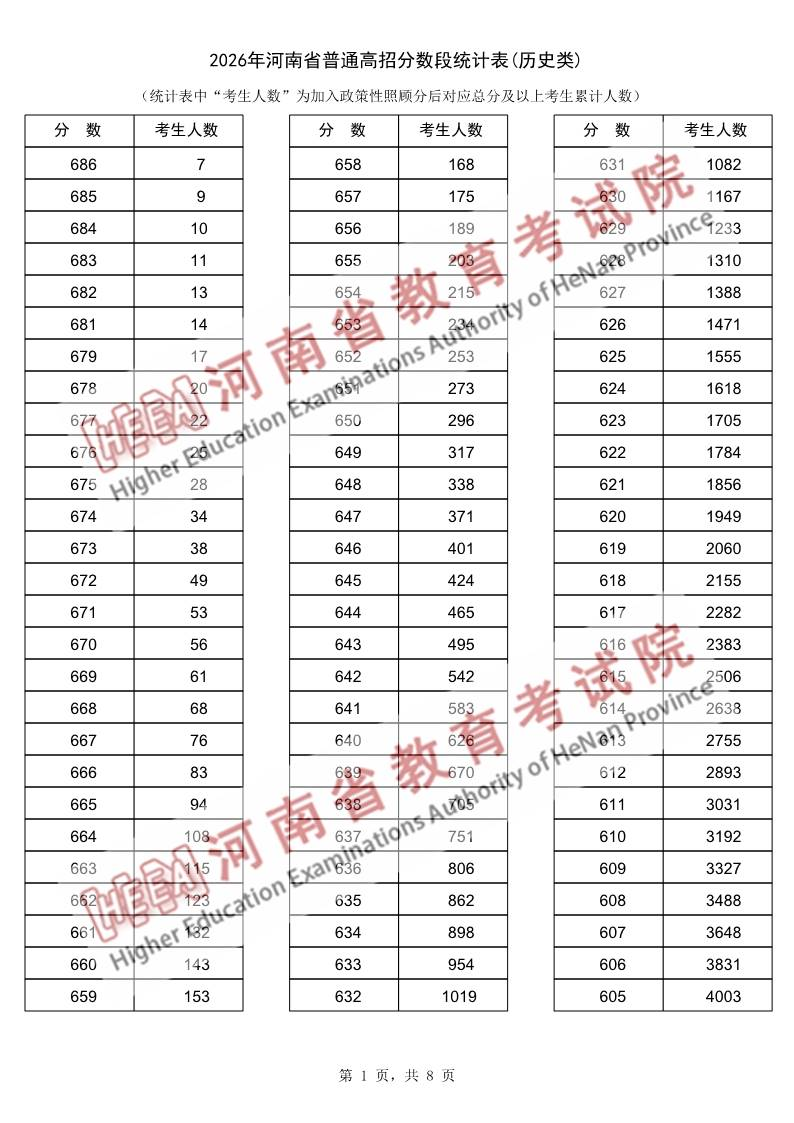
#> input picture data/samples/raw/imgs/历史类_p1.jpg, 794 x 1123 px
$ python -i parse_score_segment.py   (imports and definitions only)
#> lines starting #> are read from the running program, lines starting #| are printed output that depends on the picture; after the words box and inside, x2 and y2 are one past the last pixel; in counts of white or black regions, pixels touching at a corner belong together
# -*- coding: utf-8 -*-
"""
河南省一分一段表解析脚本（数据工程 ③ — 任务 2.2）

背景
----
河南省教育考试院的一分一段表（分数段统计表）是**扫描件 PDF**：
每页 = 一张 JPEG 图片，无文本层，必须 OCR。

数据来源
--------
- 河南省阳光高考信息平台 https://gaokao.haedu.cn/
- 附件经 /api/download_files 接口下发（纯 HTTP，无需执行 JS）
- 官方口径：「表中'考生人数'为加入政策性照顾分后对应总分及以上考生累计人数」
  → 即 score_segment.cumulative_rank

版面（图像分析确认）
--------------------
- 每页 3 栏等宽，每栏 2 列（左=分数，右=累计人数）
- 横线间距恒定 32px，每页 28 个数据行
- 竖线/横线用投影法动态检测，不写死坐标

OCR 方案
--------
- **逐格切分 + 并行 OCR**（8 线程）：168 格约 9 秒/页，约 75 秒/科
  （曾试"整栏拼接一次 OCR"，多行时 Tesseract 会漏行/并行导致错位，已弃用）
- 单元格参数：放大 4×、二值化、`--psm 7`、数字白名单
- **三重自检**：
  1) 网格锚定 —— 结果按"栏-行"位置落座，不靠顺序
  2) 分数严格递减
  3) 累计人数严格递增
  任何冲突以众数/插值修正，并记录到 warnings

运行
----
    python data/scripts/parse_score_segment.py <img_dir> --year 2026 --subject 历史类

输出
----
- data/score_segment/score_segment_<year>_<subject>.json
- data/score_segment/score_segment_<year>_<subject>.csv
"""

from __future__ import annotations

import argparse
import csv
import json
import os
import re
import subprocess
import sys
import tempfile
from concurrent.futures import ThreadPoolExecutor
from typing import Dict, List, Optional, Tuple

from PIL import Image

BASE_DIR = os.path.dirname(os.path.dirname(os.path.abspath(__file__)))
ROOT_DIR = os.path.dirname(BASE_DIR)
OUT_DIR = os.path.join(BASE_DIR, "score_segment")

SOURCE_URL = "https://gaokao.haedu.cn/501/552/2026/0625/155639.html"
SOURCE_NAME = "河南省教育考试院（经河南省阳光高考信息平台发布）"

_TESS: Optional[str] = None


def find_tesseract() -> str:
    global _TESS
    if _TESS:
        return _TESS
    for cand in (
        r"C:\Program Files\Tesseract-OCR\tesseract.exe",
        r"C:\Program Files (x86)\Tesseract-OCR\tesseract.exe",
    ):
        if os.path.exists(cand):
            _TESS = cand
            return cand
    _TESS = "tesseract"
    return _TESS


def _projections(gray: Image.Image, *, vertical: bool,
                 span: Tuple[int, int], thresh: float) -> List[int]:
    W, H = gray.size
    px = gray.load()
    if vertical:
        proj = [sum(1 for y in range(0, H, 3) if px[x, y] < 128) for x in range(W)]
    else:
        a, b = span
        proj = [sum(1 for x in range(a, b, 4) if px[x, y] < 128) for y in range(H)]
    mx = max(proj) or 1
    runs = [i for i, c in enumerate(proj) if c > thresh * mx]
    groups: List[List[int]] = []
    for i in runs:
        if groups and i - groups[-1][-1] <= 2:
            groups[-1].append(i)
        else:
            groups.append([i])
    return [int(sum(g) / len(g)) for g in groups]


def load_clean(pdf_page_img: str) -> Image.Image:
    """
    读图并**去除红色水印**，得到干净的黑白表格图。

    为什么必须去水印：
    官方 PDF 页面上覆盖了大字红色水印「河南省教育考试院」。
    直接转灰度后，红字会变成暗灰（<150），与表格数字一同被 OCR 读到，
    造成大量乱值（实测出现"分数 2""466374"这类噪声）。

    做法：在 RGB 空间判定"红显著"，把这些像素刷白。
    红色判定：R 明显大于 G 和 B。黑色数字 R≈G≈B，不会被误伤。
    """
    im = Image.open(pdf_page_img).convert("RGB")
    px = im.load()
    W, H = im.size
    for y in range(H):
        for x in range(W):
            r, g, b = px[x, y]
            # 红水印：R 高、且明显比 G/B 大
            if r > 120 and r - g > 40 and r - b > 40:
                px[x, y] = (255, 255, 255)
    return im.convert("L")


def _detect_columns(vlines: List[int]) -> List[Tuple[int, int, int]]:
    """
    根据竖线数量自适应识别栏数。
    每栏 3 条竖线（左边界 / 列分界 / 右边界）。
    最后一页可能只有 1 栏，需正常支持。
    """
    n = len(vlines) // 3
    cols = []
    for i in range(n):
        a, b, c = vlines[3 * i], vlines[3 * i + 1], vlines[3 * i + 2]
        cols.append((a, b, c))
    return cols


def _tess_once(binary_img: Image.Image) -> str:
    """对一张已二值化的图跑一次 tesseract"""
    tess = find_tesseract()
    tmp = None
    try:
        with tempfile.NamedTemporaryFile(suffix=".png", delete=False) as tf:
            tmp = tf.name
        binary_img.save(tmp)
        out = subprocess.run(
            [tess, tmp, "stdout", "--psm", "7",
             "-c", "tessedit_char_whitelist=0123456789"],
            capture_output=True, text=True, timeout=60,
        )
        return out.stdout.strip()
    finally:
        if tmp and os.path.exists(tmp):
            try:
                os.unlink(tmp)
            except OSError:
                pass


def ocr_cell(img: Image.Image) -> str:
    """
    多阈值重试 OCR。

    单阈值失败的原因：官方 PDF 是扫描件 + 红色水印叠加，
    不同格子的局部对比度差异大（水印浓度不均）。
    固定阈值必然在部分格子上把数字笔画切断或把水印虚影连成笔画。

    做法：用一组阈值依次尝试，取**首个合法的纯数字结果**。
    合法 = 能通过数字白名单且长度合理（人数最多 7 位、分数最多 3 位）。
    """
    big = img.resize((img.width * 4, img.height * 4), Image.LANCZOS)

    # 只试 2 个阈值：先用默认，失败再放宽。
    # 试 5 个阈值会使耗时至 5 倍（全量约 8 分钟），2 个阈值兼顾速度与召回。
    for thr in (150, 180):
        binary = big.point(lambda p, t=thr: 0 if p < t else 255)
        txt = _tess_once(binary)
        if txt and re.fullmatch(r"\d{1,7}", txt):
            return txt
    return ""


def parse_page(img_path: str) -> Tuple[List[List[Optional[int]]],
                                       List[List[Optional[int]]]]:
    """
    返回 (scores, ranks)：
      三维结构 [栏][行]；值为 None 表示该格未识别出内容（表头/空行）。
    结果**按网格位置落座**，不依赖 OCR 输出顺序。
    """
    gray = load_clean(img_path)
#> in load_clean, im is the input picture: PIL image 794x1123 RGB; mean R, G, B 237.5, 235.6, 235.6
#> in load_clean, `return im.convert("L")`:
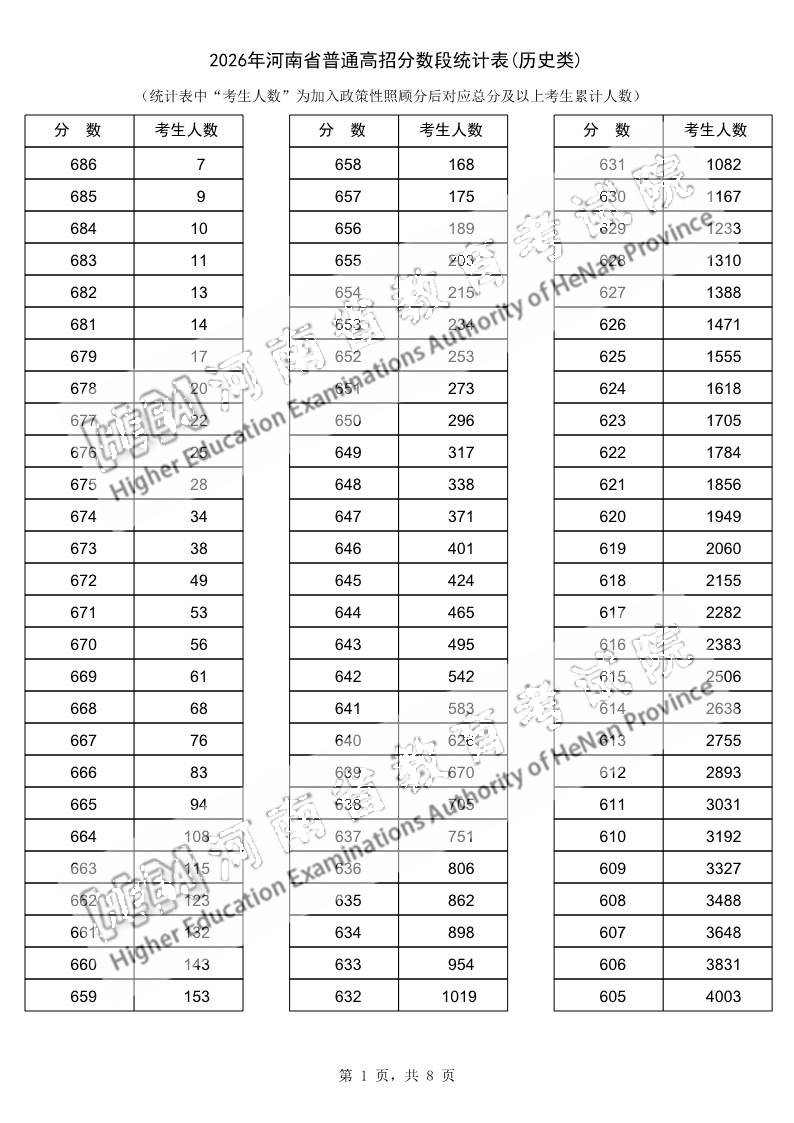
#> returned value: PIL image 794x1123 L; min 0, max 255, mean 237.8
    im = Image.open(img_path).convert("RGB")
    W, H = gray.size
#> W = 794; H = 1123

    vlines = _projections(gray, vertical=True, span=(0, H), thresh=0.5)
#> in _projections, `proj = [sum(1 for y in range(0, H, 3) if px[x, y] < 128) for x in rang..`: proj = 794 values, max 298 at index 772, min 0 at index 0, mean 22.67
#> in _projections, `mx = max(proj) or 1`: mx = 298
#> in _projections, `runs = [i for i, c in enumerate(proj) if c > thresh * mx]`: runs = [24, 133, 134, 243, 289, 398, 507, 554, 663, 772]
#> the loop in _projections, `for i in runs:` made 10 passes
#> i on passes 1 to 10: 24, 133, 134, 243, 289, 398, 507, 554, 663, 772
#> after the loop in _projections, `for i in runs:`: groups = [[24], [133, 134], [243], [289], [398], [507], [554], [663], [772]]
#> vlines = [24, 133, 243, 289, 398, 507, 554, 663, 772]
    if len(vlines) < 3:
        print(f"  ⚠️ {os.path.basename(img_path)} 竖线 {len(vlines)} 条，跳过")
        return [], []

    columns = _detect_columns(vlines)
#> in _detect_columns, `n = len(vlines) // 3`: n = 3
#> the loop in _detect_columns, `for i in range(n):` made 3 passes
#> (a, b, c) on passes 1 to 3: (24, 133, 243), (289, 398, 507), (554, 663, 772)
#> after the loop in _detect_columns, `for i in range(n):`: cols = [(24, 133, 243), (289, 398, 507), (554, 663, 772)]
#> columns = [(24, 133, 243), (289, 398, 507), (554, 663, 772)]

    hlines = _projections(gray, vertical=False, span=(vlines[0], vlines[-1]),
                          thresh=0.5)
#> the loop in _projections (call 2), `for i in runs:` made 56 passes
#> i on passes 1 to 12: 115, 146, 147, 178, 179, 210, 211, 242, 243, 274, 275, 306
#> hlines = 29 values from 115 to 1011
    if len(hlines) < 3:
        print(f"  ⚠️ {os.path.basename(img_path)} 横线 {len(hlines)} 条，跳过")
        return [], []

    bands = [(hlines[i], hlines[i + 1]) for i in range(len(hlines) - 1)
             if hlines[i + 1] - hlines[i] >= 12]
#> bands = 28 pairs, first value 115 to 978, second value 146 to 1011

    # 收集所有格子（保持"栏-行-列"索引）；用去水印后的图裁剪
    jobs: List[Tuple[int, int, str, Image.Image]] = []
    for ci, (cx0, cx1, cx2) in enumerate(columns):
        for ri, (y0, y1) in enumerate(bands):
            jobs.append((ci, ri, "s", gray.crop((cx0 + 3, y0 + 3, cx1 - 3, y1 - 3))))
            jobs.append((ci, ri, "r", gray.crop((cx1 + 3, y0 + 3, cx2 - 3, y1 - 3))))
#> this loop made 3 passes
#> after the loop, jobs = 168 items

    with ThreadPoolExecutor(max_workers=8) as ex:
        texts = list(ex.map(lambda j: ocr_cell(j[3]), jobs))
#> in ocr_cell, `big = img.resize((img.width * 4, img.height * 4), Image.LANCZOS)`:
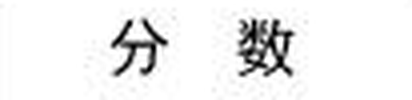
#> big: PIL image 412x100 L; min 0, max 255, mean 239.3
#> the loop in ocr_cell, `for thr in (150, 180):` made 1 pass
#> pass 1, in ocr_cell, `binary = big.point(lambda p, t=thr: 0 if p < t else 255)`:
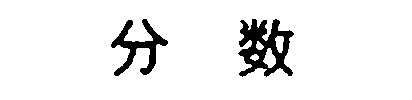
#> binary: PIL image 412x100 L; 93.3% white; 2 black regions, box (x1, y1, x2, y2) and area: (238, 19, 294, 77) 1704, (111, 19, 168, 76) 1059

    n_col, n_row = len(columns), len(bands)
    scores: List[List[Optional[int]]] = [[None] * n_row for _ in range(n_col)]
    ranks: List[List[Optional[int]]] = [[None] * n_row for _ in range(n_col)]

    for (ci, ri, kind, _img), txt in zip(jobs, texts):
        if not txt or not re.fullmatch(r"\d{1,7}", txt):
            continue
        (scores if kind == "s" else ranks)[ci][ri] = int(txt)

    return scores, ranks


# [278 lines left out: functions _repair, main, not called in this run]


# [2 lines not run here, left out]

#> (the run stopped early here; a loop or call above may not have finished)

$ run again, on data/samples/raw/imgs/历史类_p3.jpg
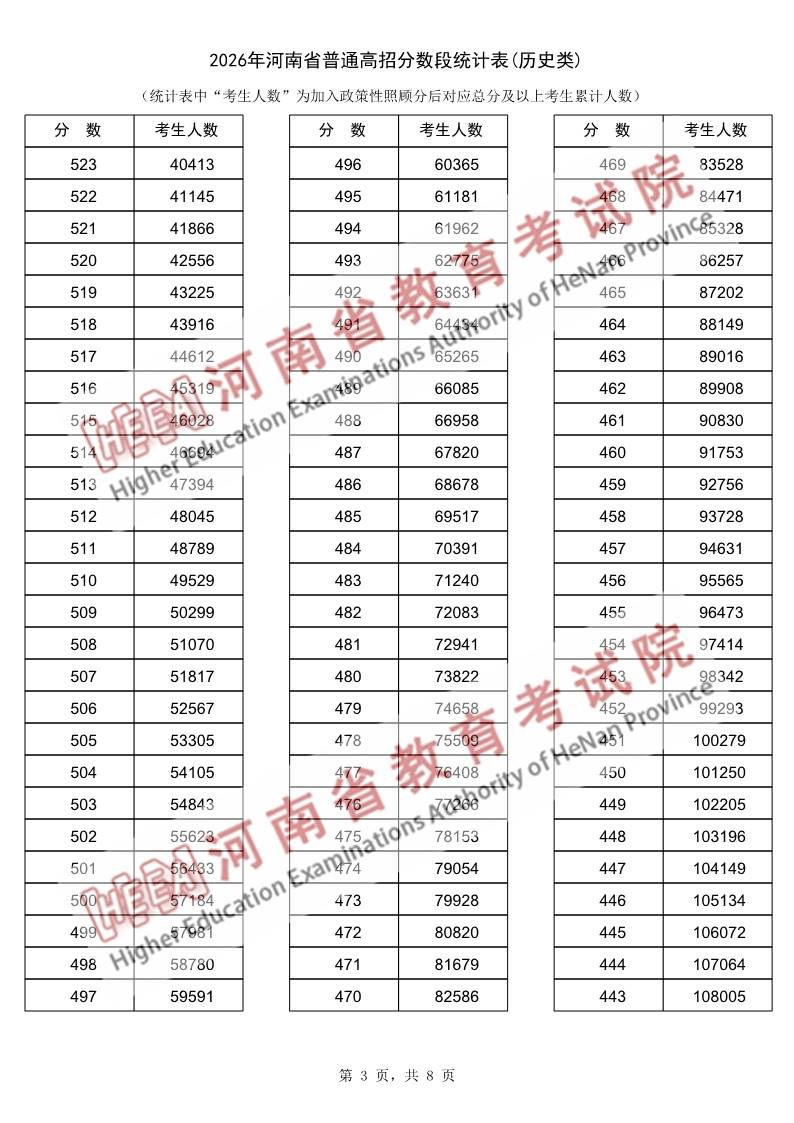
#> input picture data/samples/raw/imgs/历史类_p3.jpg, 794 x 1123 px
#> in load_clean, im is the input picture: PIL image 794x1123 RGB; mean R, G, B 236.1, 234.2, 234.2
#> in load_clean, `return im.convert("L")`:
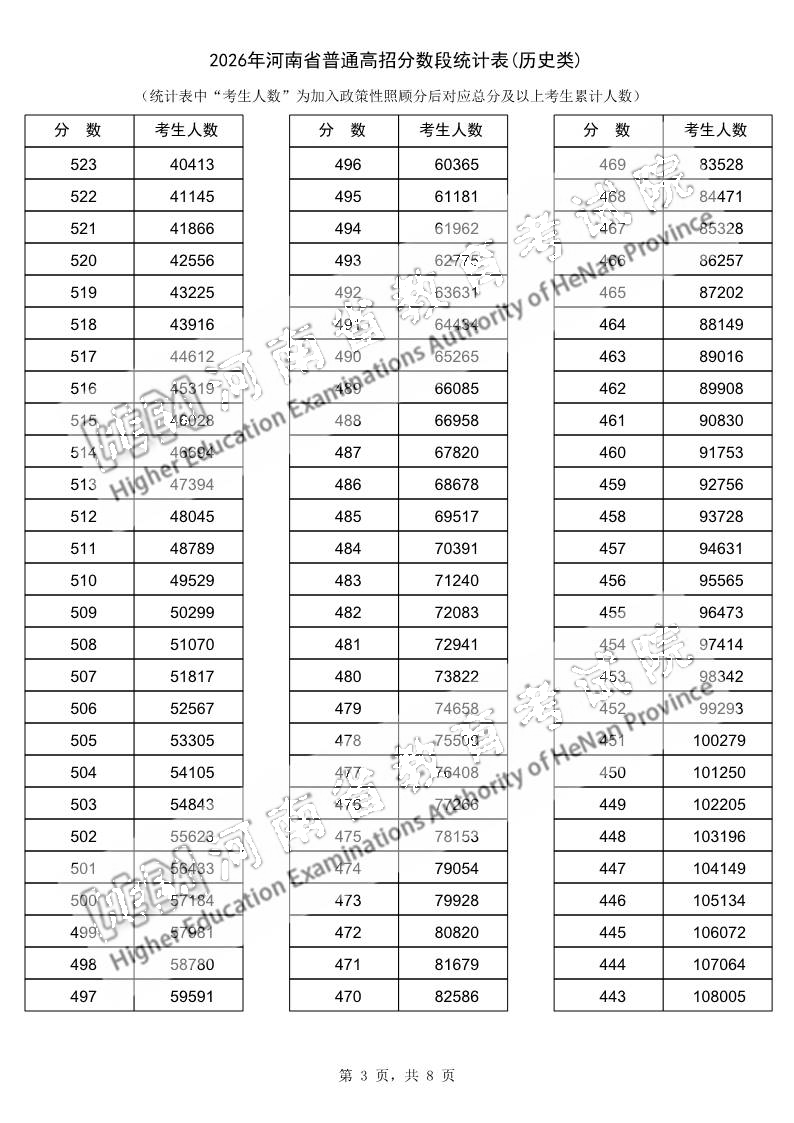
#> returned value: PIL image 794x1123 L; min 0, max 255, mean 236.4
#> in _projections, `proj = [sum(1 for y in range(0, H, 3) if px[x, y] < 128) for x in rang..`: proj = 794 values, max 298 at index 772, min 0 at index 0, mean 24.59
#> mx = 298
#> runs = [24, 133, 134, 243, 289, 398, 507, 554, 663, 772]
#> the loop in _projections, `for i in runs:` made 10 passes
#> i on passes 1 to 8: 24, 133, 134, 243, 289, 398, 507, 554
#> after the loop in _projections, `for i in runs:`: groups = [[24], [133, 134], [243], [289], [398], [507], [554], [663], [772]]
#> vlines = [24, 133, 243, 289, 398, 507, 554, 663, 772]
#> n = 3
#> the loop in _detect_columns, `for i in range(n):` made 3 passes
#> (a, b, c) on passes 1 to 3: (24, 133, 243), (289, 398, 507), (554, 663, 772)
#> after the loop in _detect_columns, `for i in range(n):`: cols = [(24, 133, 243), (289, 398, 507), (554, 663, 772)]
#> the loop in _projections (call 2), `for i in runs:` made 56 passes
#> i on passes 1 to 8: 115, 146, 147, 178, 179, 210, 211, 242
#> hlines = 29 values from 115 to 1011
#> bands = 28 pairs, first value 115 to 978, second value 146 to 1011
#> the loop in parse_page, `for ci, (cx0, cx1, cx2) in enumerate(columns):` made 3 passes
#> after the loop in parse_page, `for ci, (cx0, cx1, cx2) in enumerate(columns):`: jobs = 168 items
